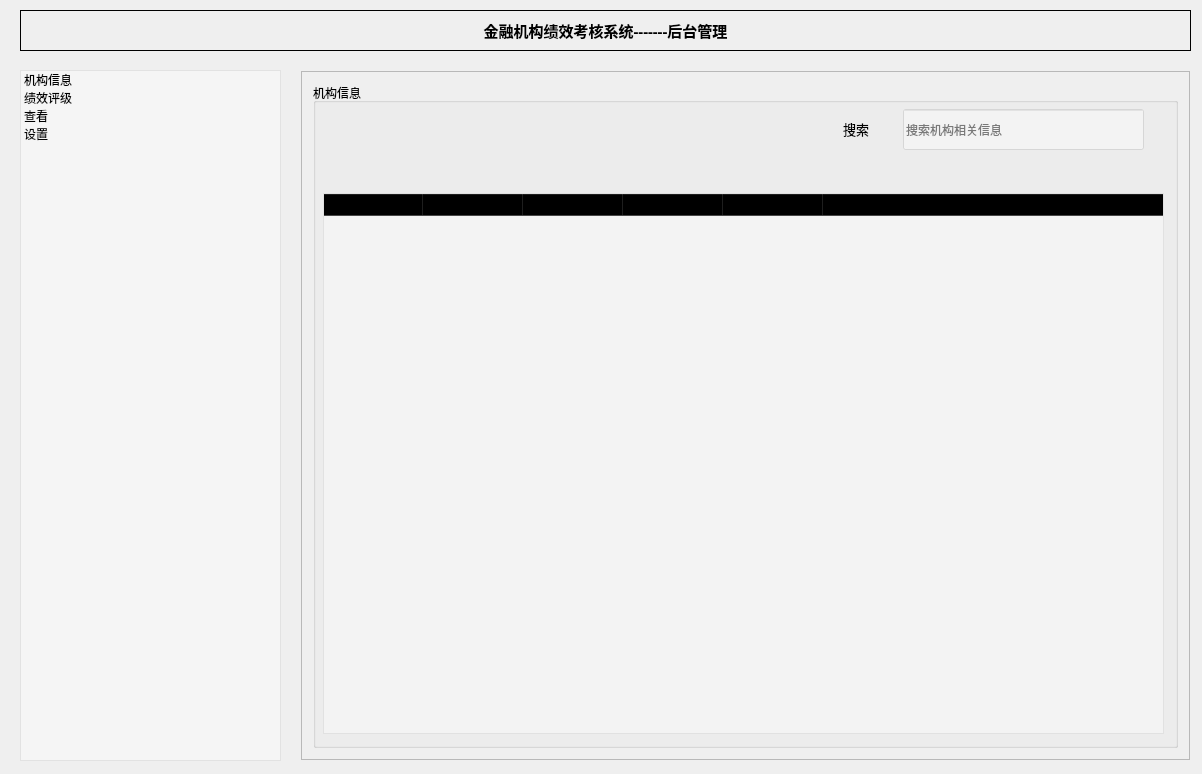
<?xml version="1.0" encoding="UTF-8"?>
<ui version="4.0">
 <class>BackManagerPanel</class>
 <widget class="QWidget" name="BackManagerPanel">
  <property name="geometry">
   <rect>
    <x>0</x>
    <y>0</y>
    <width>1202</width>
    <height>774</height>
   </rect>
  </property>
  <property name="windowTitle">
   <string>BackManagerPanel</string>
  </property>
  <widget class="QListWidget" name="listWidget">
   <property name="geometry">
    <rect>
     <x>20</x>
     <y>70</y>
     <width>261</width>
     <height>691</height>
    </rect>
   </property>
   <property name="styleSheet">
    <string notr="true">background-color: rgba(255, 255, 255, 100);</string>
   </property>
   <item>
    <property name="text">
     <string>机构信息</string>
    </property>
   </item>
   <item>
    <property name="text">
     <string>绩效评级</string>
    </property>
   </item>
   <item>
    <property name="text">
     <string>查看</string>
    </property>
   </item>
   <item>
    <property name="text">
     <string>设置</string>
    </property>
   </item>
  </widget>
  <widget class="QLabel" name="label_name_team_name">
   <property name="geometry">
    <rect>
     <x>20</x>
     <y>10</y>
     <width>1171</width>
     <height>41</height>
    </rect>
   </property>
   <property name="font">
    <font>
     <family>微软雅黑</family>
     <pointsize>11</pointsize>
     <weight>75</weight>
     <bold>true</bold>
    </font>
   </property>
   <property name="frameShape">
    <enum>QFrame::Box</enum>
   </property>
   <property name="text">
    <string>金融机构绩效考核系统-------后台管理</string>
   </property>
   <property name="alignment">
    <set>Qt::AlignCenter</set>
   </property>
  </widget>
  <widget class="QStackedWidget" name="stackedWidget">
   <property name="geometry">
    <rect>
     <x>290</x>
     <y>60</y>
     <width>911</width>
     <height>711</height>
    </rect>
   </property>
   <property name="currentIndex">
    <number>0</number>
   </property>
   <widget class="QWidget" name="page">
    <layout class="QGridLayout" name="gridLayout">
     <item row="0" column="0">
      <widget class="QScrollArea" name="scrollArea">
       <property name="widgetResizable">
        <bool>true</bool>
       </property>
       <widget class="QWidget" name="scrollAreaWidgetContents">
        <property name="geometry">
         <rect>
          <x>0</x>
          <y>0</y>
          <width>887</width>
          <height>687</height>
         </rect>
        </property>
        <layout class="QGridLayout" name="gridLayout_2">
         <item row="0" column="0">
          <widget class="QGroupBox" name="groupBox">
           <property name="title">
            <string>机构信息</string>
           </property>
           <widget class="QLineEdit" name="lineEdit_search">
            <property name="geometry">
             <rect>
              <x>590</x>
              <y>26</y>
              <width>241</width>
              <height>41</height>
             </rect>
            </property>
            <property name="styleSheet">
             <string notr="true">background-color: rgba(255, 255, 255, 100);</string>
            </property>
            <property name="text">
             <string/>
            </property>
            <property name="placeholderText">
             <string>搜索机构相关信息</string>
            </property>
           </widget>
           <widget class="QLabel" name="label">
            <property name="geometry">
             <rect>
              <x>530</x>
              <y>30</y>
              <width>58</width>
              <height>31</height>
             </rect>
            </property>
            <property name="font">
             <font>
              <family>微软雅黑</family>
              <pointsize>10</pointsize>
             </font>
            </property>
            <property name="text">
             <string>搜索</string>
            </property>
           </widget>
           <widget class="QTableWidget" name="tableWidget">
            <property name="geometry">
             <rect>
              <x>10</x>
              <y>110</y>
              <width>841</width>
              <height>541</height>
             </rect>
            </property>
            <property name="styleSheet">
             <string notr="true">background-color: rgba(255, 255, 255, 100);</string>
            </property>
            <property name="selectionBehavior">
             <enum>QAbstractItemView::SelectRows</enum>
            </property>
            <property name="showGrid">
             <bool>false</bool>
            </property>
            <attribute name="horizontalHeaderStretchLastSection">
             <bool>true</bool>
            </attribute>
            <column>
             <property name="text">
              <string>机构编号</string>
             </property>
            </column>
            <column>
             <property name="text">
              <string>机构名称</string>
             </property>
            </column>
            <column>
             <property name="text">
              <string>金融服务类型</string>
             </property>
            </column>
            <column>
             <property name="text">
              <string>地址</string>
             </property>
            </column>
            <column>
             <property name="text">
              <string>公司法人</string>
             </property>
            </column>
            <column>
             <property name="text">
              <string>状态</string>
             </property>
            </column>
           </widget>
          </widget>
         </item>
        </layout>
       </widget>
      </widget>
     </item>
    </layout>
   </widget>
   <widget class="QWidget" name="page_2">
    <layout class="QGridLayout" name="gridLayout_4">
     <item row="0" column="0">
      <widget class="QScrollArea" name="scrollArea_2">
       <property name="widgetResizable">
        <bool>true</bool>
       </property>
       <widget class="QWidget" name="scrollAreaWidgetContents_2">
        <property name="geometry">
         <rect>
          <x>0</x>
          <y>0</y>
          <width>866</width>
          <height>1200</height>
         </rect>
        </property>
        <property name="minimumSize">
         <size>
          <width>0</width>
          <height>1200</height>
         </size>
        </property>
        <layout class="QGridLayout" name="gridLayout_3">
         <item row="0" column="0">
          <widget class="QGroupBox" name="groupBox_2">
           <property name="title">
            <string>绩效评级</string>
           </property>
           <widget class="QTableWidget" name="tableWidget_2">
            <property name="geometry">
             <rect>
              <x>10</x>
              <y>90</y>
              <width>821</width>
              <height>541</height>
             </rect>
            </property>
            <property name="styleSheet">
             <string notr="true">background-color: rgba(255, 255, 255, 100);</string>
            </property>
            <property name="selectionBehavior">
             <enum>QAbstractItemView::SelectRows</enum>
            </property>
            <property name="showGrid">
             <bool>false</bool>
            </property>
            <attribute name="horizontalHeaderStretchLastSection">
             <bool>true</bool>
            </attribute>
            <column>
             <property name="text">
              <string>机构编号</string>
             </property>
            </column>
            <column>
             <property name="text">
              <string>机构名称</string>
             </property>
            </column>
            <column>
             <property name="text">
              <string>金融服务类型</string>
             </property>
            </column>
            <column>
             <property name="text">
              <string>地址</string>
             </property>
            </column>
            <column>
             <property name="text">
              <string>公司法人</string>
             </property>
            </column>
            <column>
             <property name="text">
              <string>状态</string>
             </property>
            </column>
           </widget>
           <widget class="QLabel" name="label_name_14">
            <property name="geometry">
             <rect>
              <x>20</x>
              <y>30</y>
              <width>141</width>
              <height>41</height>
             </rect>
            </property>
            <property name="font">
             <font>
              <family>微软雅黑</family>
              <pointsize>11</pointsize>
              <weight>75</weight>
              <bold>true</bold>
             </font>
            </property>
            <property name="text">
             <string>金融机构数据表：</string>
            </property>
            <property name="alignment">
             <set>Qt::AlignLeading|Qt::AlignLeft|Qt::AlignVCenter</set>
            </property>
           </widget>
           <widget class="QGroupBox" name="groupBox_5">
            <property name="geometry">
             <rect>
              <x>20</x>
              <y>810</y>
              <width>811</width>
              <height>111</height>
             </rect>
            </property>
            <property name="title">
             <string>辅助（该决策仅提供参考）</string>
            </property>
            <widget class="QPushButton" name="pushButton_help_me_decision_level">
             <property name="geometry">
              <rect>
               <x>40</x>
               <y>40</y>
               <width>201</width>
               <height>41</height>
              </rect>
             </property>
             <property name="text">
              <string>帮我决策绩效评级</string>
             </property>
            </widget>
           </widget>
           <widget class="QGroupBox" name="groupBox_6">
            <property name="geometry">
             <rect>
              <x>20</x>
              <y>650</y>
              <width>811</width>
              <height>141</height>
             </rect>
            </property>
            <property name="title">
             <string>功能</string>
            </property>
            <widget class="QPushButton" name="pushButton_performanceAll">
             <property name="geometry">
              <rect>
               <x>40</x>
               <y>40</y>
               <width>151</width>
               <height>41</height>
              </rect>
             </property>
             <property name="text">
              <string>向全体发起绩效考核</string>
             </property>
            </widget>
            <widget class="QPushButton" name="pushButton_performance_rules">
             <property name="geometry">
              <rect>
               <x>270</x>
               <y>40</y>
               <width>211</width>
               <height>41</height>
              </rect>
             </property>
             <property name="text">
              <string>绩效评级指标及考核样式表</string>
             </property>
            </widget>
            <widget class="QPushButton" name="pushButton_see_performanceResult">
             <property name="geometry">
              <rect>
               <x>580</x>
               <y>40</y>
               <width>151</width>
               <height>41</height>
              </rect>
             </property>
             <property name="text">
              <string>查看绩效结果</string>
             </property>
            </widget>
           </widget>
          </widget>
         </item>
        </layout>
       </widget>
      </widget>
     </item>
    </layout>
   </widget>
   <widget class="QWidget" name="page_3">
    <layout class="QGridLayout" name="gridLayout_6">
     <item row="0" column="0">
      <widget class="QScrollArea" name="scrollArea_3">
       <property name="widgetResizable">
        <bool>true</bool>
       </property>
       <widget class="QWidget" name="scrollAreaWidgetContents_3">
        <property name="geometry">
         <rect>
          <x>0</x>
          <y>0</y>
          <width>887</width>
          <height>687</height>
         </rect>
        </property>
        <layout class="QGridLayout" name="gridLayout_5">
         <item row="0" column="0">
          <widget class="QGroupBox" name="groupBox_3">
           <property name="title">
            <string>查看</string>
           </property>
           <widget class="QPushButton" name="pushButton_fresh">
            <property name="geometry">
             <rect>
              <x>760</x>
              <y>20</y>
              <width>93</width>
              <height>28</height>
             </rect>
            </property>
            <property name="text">
             <string>刷新</string>
            </property>
           </widget>
           <widget class="QListWidget" name="listWidget_see">
            <property name="geometry">
             <rect>
              <x>10</x>
              <y>60</y>
              <width>851</width>
              <height>591</height>
             </rect>
            </property>
            <property name="font">
             <font>
              <family>微软雅黑</family>
              <pointsize>17</pointsize>
             </font>
            </property>
            <property name="styleSheet">
             <string notr="true">background-color: rgba(255, 255, 255, 100);</string>
            </property>
           </widget>
          </widget>
         </item>
        </layout>
       </widget>
      </widget>
     </item>
    </layout>
   </widget>
   <widget class="QWidget" name="page_4">
    <layout class="QGridLayout" name="gridLayout_8">
     <item row="0" column="0">
      <widget class="QScrollArea" name="scrollArea_4">
       <property name="widgetResizable">
        <bool>true</bool>
       </property>
       <widget class="QWidget" name="scrollAreaWidgetContents_4">
        <property name="geometry">
         <rect>
          <x>0</x>
          <y>0</y>
          <width>887</width>
          <height>687</height>
         </rect>
        </property>
        <layout class="QGridLayout" name="gridLayout_7">
         <item row="0" column="0">
          <widget class="QGroupBox" name="groupBox_4">
           <property name="title">
            <string>设置</string>
           </property>
           <widget class="QLineEdit" name="lineEdit_new_passwd">
            <property name="geometry">
             <rect>
              <x>130</x>
              <y>100</y>
              <width>301</width>
              <height>41</height>
             </rect>
            </property>
            <property name="styleSheet">
             <string notr="true">background-color: rgba(255, 255, 255, 100);</string>
            </property>
            <property name="text">
             <string/>
            </property>
            <property name="placeholderText">
             <string/>
            </property>
           </widget>
           <widget class="QLineEdit" name="lineEdit_old_passwd">
            <property name="geometry">
             <rect>
              <x>130</x>
              <y>30</y>
              <width>301</width>
              <height>41</height>
             </rect>
            </property>
            <property name="styleSheet">
             <string notr="true">background-color: rgba(255, 255, 255, 100);</string>
            </property>
            <property name="text">
             <string/>
            </property>
            <property name="placeholderText">
             <string/>
            </property>
           </widget>
           <widget class="QLabel" name="label_129">
            <property name="geometry">
             <rect>
              <x>30</x>
              <y>170</y>
              <width>91</width>
              <height>41</height>
             </rect>
            </property>
            <property name="font">
             <font>
              <family>微软雅黑</family>
              <pointsize>10</pointsize>
             </font>
            </property>
            <property name="text">
             <string>确认新密码</string>
            </property>
            <property name="alignment">
             <set>Qt::AlignCenter</set>
            </property>
           </widget>
           <widget class="QLabel" name="label_128">
            <property name="geometry">
             <rect>
              <x>50</x>
              <y>100</y>
              <width>71</width>
              <height>41</height>
             </rect>
            </property>
            <property name="font">
             <font>
              <family>微软雅黑</family>
              <pointsize>10</pointsize>
             </font>
            </property>
            <property name="text">
             <string>新密码</string>
            </property>
            <property name="alignment">
             <set>Qt::AlignCenter</set>
            </property>
           </widget>
           <widget class="QLineEdit" name="lineEdit_new_passwd_again">
            <property name="geometry">
             <rect>
              <x>130</x>
              <y>170</y>
              <width>301</width>
              <height>41</height>
             </rect>
            </property>
            <property name="styleSheet">
             <string notr="true">background-color: rgba(255, 255, 255, 100);</string>
            </property>
            <property name="text">
             <string/>
            </property>
            <property name="placeholderText">
             <string/>
            </property>
           </widget>
           <widget class="QLabel" name="label_90">
            <property name="geometry">
             <rect>
              <x>50</x>
              <y>30</y>
              <width>71</width>
              <height>41</height>
             </rect>
            </property>
            <property name="font">
             <font>
              <family>微软雅黑</family>
              <pointsize>10</pointsize>
             </font>
            </property>
            <property name="text">
             <string>旧密码</string>
            </property>
            <property name="alignment">
             <set>Qt::AlignCenter</set>
            </property>
           </widget>
           <widget class="QPushButton" name="pushButton_alter_passwd">
            <property name="geometry">
             <rect>
              <x>310</x>
              <y>260</y>
              <width>101</width>
              <height>41</height>
             </rect>
            </property>
            <property name="text">
             <string>修改</string>
            </property>
           </widget>
          </widget>
         </item>
        </layout>
       </widget>
      </widget>
     </item>
    </layout>
   </widget>
  </widget>
 </widget>
 <layoutdefault spacing="6" margin="11"/>
 <resources/>
 <connections/>
</ui>
